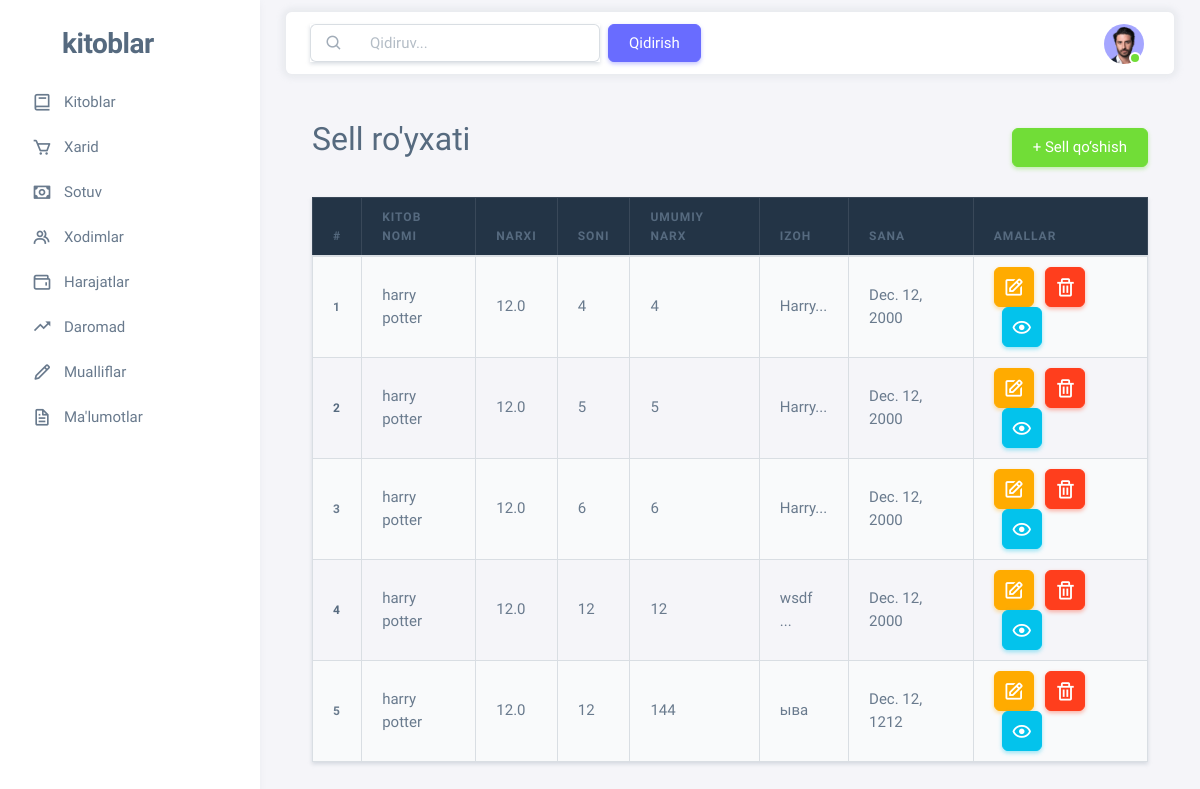
The app's page /sell/ (signed in) with its own data.
### home/models.py (models this page shows, shortened)
class Sell(models.Model):
    book = models.ForeignKey(Book, on_delete=models.CASCADE, related_name="sell_book_book")
    price = models.FloatField()
    quantity = models.IntegerField()
    total_price = models.FloatField()
    created_at = models.DateField()
    description = models.TextField()
    is_deleted = models.BooleanField(default=False)
    class Meta:
        db_table = "Sell"

class Book(models.Model):
    name = models.CharField(max_length=255, verbose_name="Kitob nomi")
    image = models.ImageField(upload_to='media', verbose_name="Kitob rasmi")
    author = models.ForeignKey(to=Author, on_delete=models.CASCADE, related_name="book_author_author")
    category = models.ForeignKey(to=References, on_delete=models.CASCADE, related_name="book_category_reference")
    description = models.TextField(verbose_name="Ma'lumot")
    price = models.FloatField()
    quantity=models.IntegerField(default=0)
    created_at = models.DateField(verbose_name="Kitob yozilgan yil")
    is_deleted = models.BooleanField(default=False)
    class Meta:
        db_table = 'Book'
    def __str__(self):
        return self.name

### home/views.py (the view)
# urls.py: path('sell/', views.sell_view, name='sell_view'),
@login_required(login_url='login')
def sell_view(request):
    all_sells = Sell.objects.filter(is_deleted=False)
    qidiruv = request.GET.get('q', None)
    show_category_field = request.GET.get('category_field', None)
    if qidiruv:
        all_sells = all_sells.filter(name__icontains=qidiruv)
    if show_category_field:
        all_sells = all_sells.filter(category__iexact=show_category_field)
    context = {
        'all_sells': all_sells,
        'show_category_field': show_category_field,
        'qidiruv': qidiruv
    }
    return render(request, 'sell.html', context=context)

### templates/sell.html
{% extends 'base.html' %}
{% block content %}
<div class="container mt-5">
  <div class="d-flex justify-content-between align-items-center mb-4">
    <h2>Sell ro'yxati</h2>
    <a href="{% url 'sell_create' %}" class="btn btn-success">+ Sell qo‘shish</a>
  </div>
  <table class="table table-striped table-bordered shadow-sm">
    <thead class="table-dark">
      <tr>
        <th scope="col">#</th>
        <th scope="col">Kitob nomi</th>
        <th scope="col">Narxi</th>
        <th scope="col">Soni</th>
        <th scope="col">Umumiy narx</th>
        <th scope="col">Izoh</th>
        <th scope="col">Sana</th>
        <th scope="col">Amallar</th>
      </tr>
    </thead>
    <tbody>
      {% for sell in all_sells %}
      <tr>
        <th scope="row">{{ forloop.counter }}</th>
        <td>{{ sell.book }}</td>
        <td>{{ sell.price }}</td>
        <td>{{ sell.quantity }}</td>
        <td>{{ sell.total_price }}</td>
        <td>
          {% if sell.description|length > 5 %}
            {{ sell.description|slice:":5" }}...
          {% else %}
            {{ sell.description }}
          {% endif %}
        </td>
        <td>{{ sell.created_at }}</td>
        <td>
          <a href="{% url 'sell_update' sell.pk %}" class="btn btn-warning d-inline-flex align-items-center justify-content-center p-0"
             style="width: 40px; height: 40px;" title="Tahrirlash">
            <i class="bx bx-edit fs-4"></i>
          </a>
          <a href="{% url 'sell_delete' sell.pk %}" class="btn btn-danger d-inline-flex align-items-center justify-content-center p-0 ms-2"
             style="width: 40px; height: 40px;" title="O‘chirish">
            <i class="bx bx-trash fs-4"></i>
          </a>
          <a href="{% url 'sell_read' sell.pk %}" class="btn btn-info d-inline-flex align-items-center justify-content-center p-0 ms-2"
             style="width: 40px; height: 40px;" title="Batafsil">
           <i class="bx bx-show fs-4"></i>
         </a>
        </td>
      </tr>
      {% empty %}
      <tr>
        <td colspan="8" class="text-center">Hozircha hech qanday sell yo‘q.</td>
      </tr>
      {% endfor %}
    </tbody>
  </table>
</div>
{% endblock content %}

### records on screen
Sell: book "harry potter", price "12.0", quantity "4", total_price "4", description "Harry", created_at "Dec. 12, 2000"
Sell: book "harry potter", price "12.0", quantity "5", total_price "5", description "Harry", created_at "Dec. 12, 2000"
Sell: book "harry potter", price "12.0", quantity "6", total_price "6", description "Harry", created_at "Dec. 12, 2000"
Sell: book "harry potter", price "12.0", quantity "12", total_price "12", description "wsdf", created_at "Dec. 12, 2000"
Sell: book "harry potter", price "12.0", quantity "12", total_price "144", description "ыва", created_at "Dec. 12, 1212"
